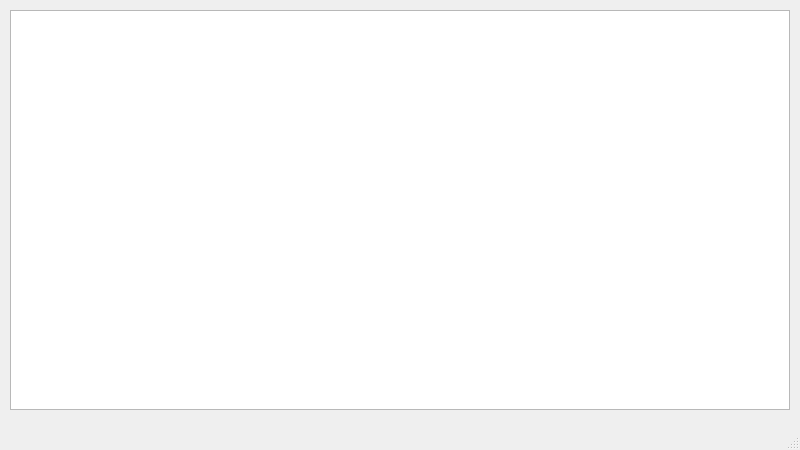
<?xml version="1.0" encoding="UTF-8"?>
<ui version="4.0">
 <class>MainWindow</class>
 <widget class="QMainWindow" name="MainWindow">
  <property name="geometry">
   <rect>
    <x>0</x>
    <y>0</y>
    <width>800</width>
    <height>450</height>
   </rect>
  </property>
  <property name="windowTitle">
   <string>MainWindow</string>
  </property>
  <widget class="QWidget" name="centralwidget">
   <widget class="QTableWidget" name="tableWidget">
    <property name="geometry">
     <rect>
      <x>10</x>
      <y>10</y>
      <width>780</width>
      <height>400</height>
     </rect>
    </property>
   </widget>
  </widget>
  <widget class="QStatusBar" name="statusbar"/>
 </widget>
 <resources/>
 <connections/>
</ui>
